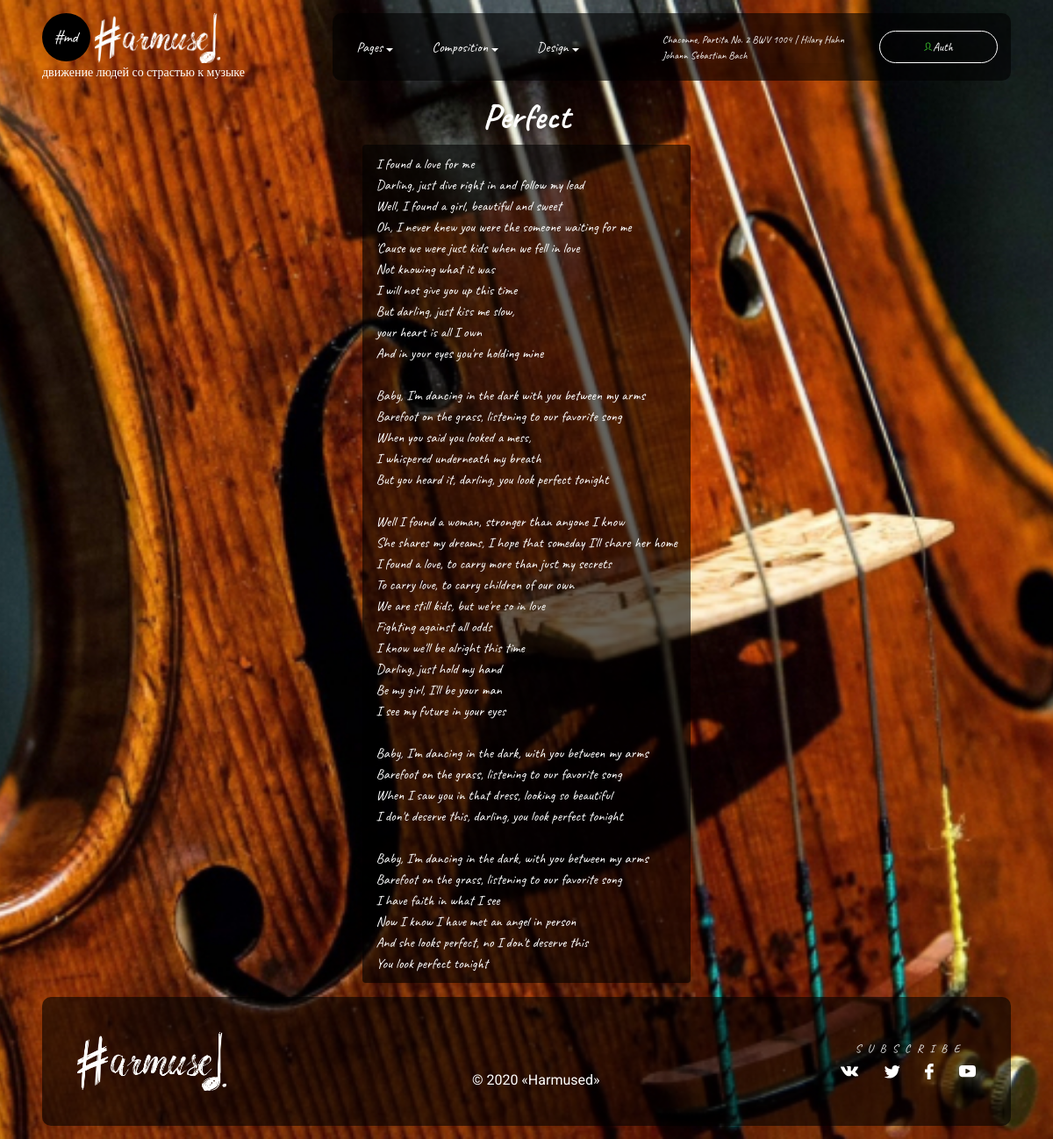
Screenshot of /2020/8/20/ed-sheeran-perfect/ with the database file from the repository.
### hurmused/models.py (models this page shows, shortened)
class Musik(models.Model):
    STATUS_CHOICES = (
        ('draft', 'Draft'),
        ('published', 'Published'),
    )
    title = models.CharField(max_length=250)
    slug = models.SlugField(max_length=250, unique_for_date='publish')
    author_sound = models.CharField(max_length=250)
    author = models.ForeignKey(User, on_delete=models.CASCADE, related_name='musik_posts')
    sound_text = models.TextField()
    play_time = models.CharField(max_length=150)
    publish = models.DateTimeField(default=timezone.now)
    status = models.CharField(max_length=10, choices=STATUS_CHOICES, default='draft')
    objects = models.Manager()
    published = PublishedManager()
    class Meta:
        ordering = ('-publish',)

### hurmused/views.py (the view)
# urls.py: path('<int:year>/<int:month>/<int:day>/<slug:musiks>/', views.musik_detail, name='musik_detail'),
def musik_detail(request, year, month, day, musiks):
    musiks = get_object_or_404(Musik, slug=musiks, status='published', publish__year=year, publish__month=month, publish__day=day)
    return render(request, 'musik_detail.html', {'musiks': musiks})

### hurmused/templates/musik_detail.html (shortened to what this page needs)
{% extends 'index_new.html' %}
{% block content %}
<h1 class="title_sound">{{ musiks.title }}</h1>
<p class="text_sound">
    {% autoescape off %}
        {{ musiks.sound_text }}
    {% endautoescape %}
</p>
{% endblock %}

### static/assets/css/style.css (style rules this page uses)
* { padding: 0px; margin: 0px; font-family: "Caveat", cursive; font-weight: 400; }
body { height: 100vh; display: flex; flex-direction: column; background: url(../media/violin.jpg) no-repeat center; background-size: cover; }

### hurmused/templates/musik_detail.html (style rules this page uses)
.title_sound { text-align: center; color: white; font-weight: bold; }
.text_sound { color: white; max-width: max-content; margin-left: auto; margin-right: auto; padding: 10px 15px; background: rgba(0, 0, 0, 0.6); border-radius: .25rem; }

### templates/index_new.html (style rules this page uses)
body { height: inherit; }

### rows the page displays
Musik: title "Perfect", sound_text "I found a love for me Darling, just dive right in and follow my lead Well, I found a girl, beautiful and sweet Oh, I never knew you were the someone waiting for me 'Cause we were just kids when we fell in love Not knowing what it was I will not give you up this time But darling, just kiss me slow, your heart is all I own And in your eyes you're holding mine Baby, I'm dancing in the dark with you between my arms Barefoot on the grass, listening to our favorite song When you said you looked a mess, I whispered underneath my breath But you heard it, darling, you look perfect tonight Well I found a woman, stronger than anyone I know She shares my dreams, I hope that someday I'll share her home…"
